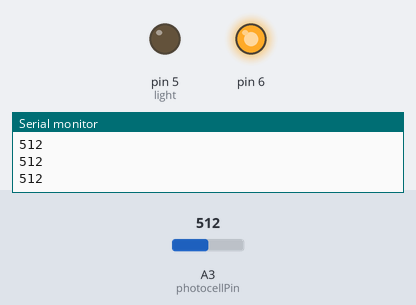
The sketch below on a simulated Arduino Uno, built with avr-gcc and run on an emulated ATmega328P. Parts: output pins drawn as LEDs (lit = HIGH), the last lines printed to the serial monitor. Inputs (shaded band) come from the test bench; at power-on: A3 (photocellPin) = 512.

Above: at 1.2 s.
1.3 s: A3 (photocellPin) set to 487
At 2.7 s:
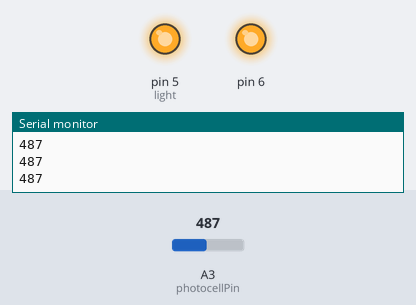
Timing chart, 0 to 6.5 s (numbered marks = the images above; inputs shaded):
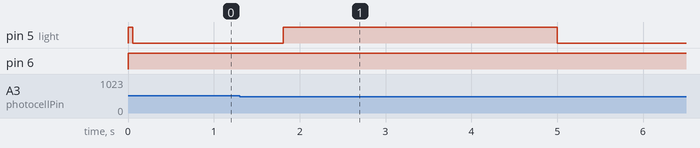

The sketch:

Photocell_Switch.ino
```cpp
const int numReadings = 10;

int readings[numReadings];      // the readings from the analog input
int readIndex = 0;              // the index of the current reading
int total = 0;                  // the running total
int photocell = 0;                // the photocell

int photocellPin = A3;     // the cell and 10K pulldown are connected to a0
int photocellReading;     // the analog reading from the sensor divider
int light = 5;

//Create variables for timer
long prev_time = 0;
long diff_time = 0;
long prev_time2 = 0;
long diff_time2 = 0;
//Creates varaible that defines blink rate Time is in Milliseconds 1sec = 1000ms
const long interval = 600;

 boolean setupFlag = true;

int photocellLast = 0;

void setup(void) {
  // We'll send debugging information via the Serial monitor

  pinMode(light, OUTPUT);
  pinMode(6,OUTPUT);
  Serial.begin(9600);
  for (int thisReading = 0; thisReading < numReadings; thisReading++) {
    readings[thisReading] = 0;
  }


}

void loop(void) {

if(setupFlag == true){
  digitalWrite(light,HIGH);
 }

if( diff_time > 50 && setupFlag == true){
  setupFlag = false;
  digitalWrite(light,LOW);
}


digitalWrite(6,HIGH);
smoothing();
//starts timer & checks time at the start of the loop
long curr_time = millis();
//Checks to see how much time has passed
diff_time = (curr_time - prev_time);

int flip = (photocellLast - photocell);
//Serial.println(photocell);
//Checks to see if enough time has passed based on the interval
if(diff_time >= interval){
  photocellLast = photocell;
  //sets current time to be the previous time
  prev_time = curr_time;
  if(flip > 10){
    boolean flag = true;

//Checks to see how much time has passed


    while (flag == true){
      long curr_time2 = millis();
      diff_time2 = (curr_time2 - prev_time2);
      digitalWrite(light,HIGH);

      if(diff_time2 >=5000){
        digitalWrite(light,LOW);
        prev_time2 = curr_time2;
        flag = false;
      }

    }


}}}

void smoothing(){
   // subtract the last reading:
  total = total - readings[readIndex];
  // read from the sensor:
  Serial.println( analogRead(photocellPin));
  readings[readIndex] = analogRead(photocellPin);
  // add the reading to the total:
  total = total + readings[readIndex];
  // advance to the next position in the array:
  readIndex = readIndex + 1;

  // if we're at the end of the array...
  if (readIndex >= numReadings) {
    // ...wrap around to the beginning:
    readIndex = 0;
  }

  // calculate the photocell:
  photocell = total / numReadings;
  // send it to the computer as ASCII digits
  //Serial.println("photocell =");
  //Serial.println(photocell);
  delay(1);        // delay in between reads for stability
}
```

Measured:
- the behaviour switches between 502 and 501 on A3 (photocellPin) (found by bisection; images 0 and 1)
- after the input at 1.3 s, pin 5 (light): LOW → HIGH after 0.51 s, → LOW 3.2 s later
